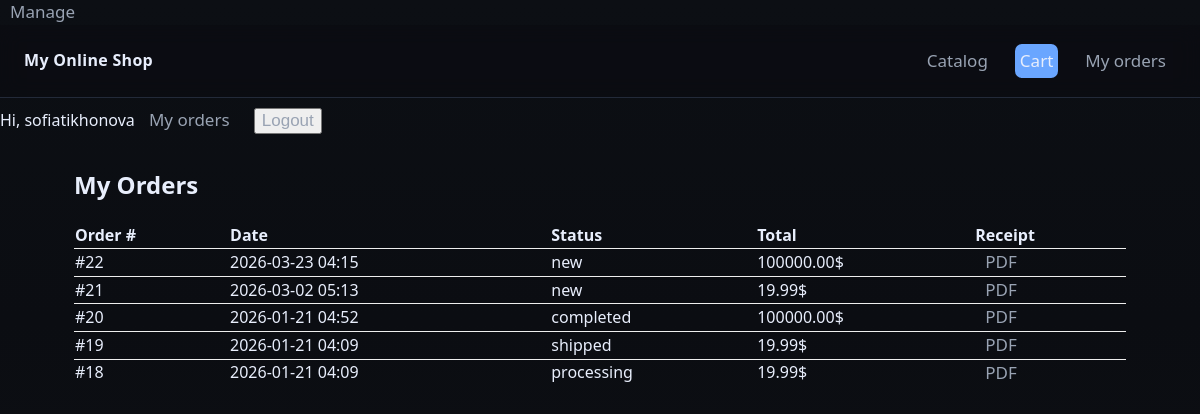
Before: /my/orders/ (signed in) with the older database file.
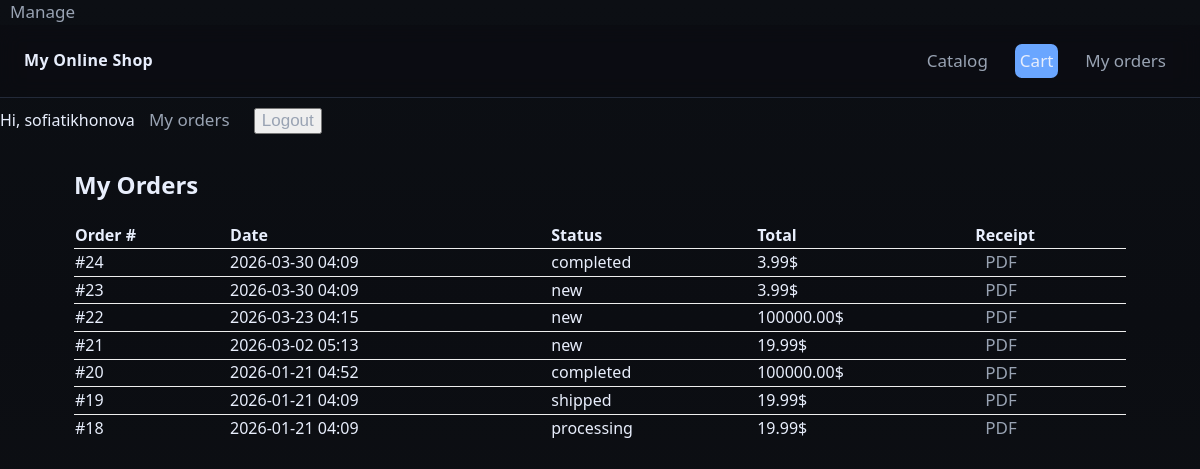
After: the same page with the newer database file.
### shop/models.py (models this page shows, shortened)
class Order(models.Model):
    STATUS_NEW='new'
    STATUS_PROCESSING='processing'
    STATUS_SHIPPED='shipped'
    STATUS_COMPLETED='completed'
    STATUS_CANCELLED='cancelled'
    STATUS_CHOICES=[
        (STATUS_NEW, 'New'),
        (STATUS_PROCESSING, 'Processing'),
        (STATUS_SHIPPED, 'Shipped'),
        (STATUS_COMPLETED, 'Completed'),
        (STATUS_CANCELLED, 'Cancelled'),
    ]
    first_name=models.CharField(max_length=50)
    last_name=models.CharField(max_length=50, blank=True)
    email=models.EmailField()
    address=models.CharField(max_length=50)
    city=models.CharField(max_length=100, blank=True)
    status=models.CharField(
        max_length=20,
        choices=STATUS_CHOICES,
        default=STATUS_NEW,
        db_index=True
    )
    created=models.DateTimeField(default=timezone.now, db_index=True)
    paid=models.BooleanField(default=False)
    payment_id=models.CharField(max_length=100, blank=True)
    user = models.ForeignKey(
        settings.AUTH_USER_MODEL,
        on_delete=models.SET_NULL,
        null=True,
        blank=True,
        related_name="orders"
    )
    class Meta:
        ordering=['-created']
    def get_total_cost(self):
        return sum(item.get_cost() for item in self.items.all())

class OrderItem(models.Model):
    order=models.ForeignKey(Order, related_name='items', on_delete=models.CASCADE)
    product=models.ForeignKey(Product, related_name='order_items', on_delete=models.PROTECT)
    price=models.DecimalField(max_digits=10, decimal_places=2)
    quantity=models.PositiveIntegerField(default=1)
    def get_cost(self):
        return self.price*self.quantity

### shop/views.py (the view)
# urls.py: path("my/orders/", views.my_orders, name="my_orders"),
@login_required
def my_orders(request):
    orders=Order.objects.filter(user=request.user).order_by("-created")
    return render(request, "shop/order/my_orders.html", {"orders": orders})

### shop/templates/shop/order/my_orders.html (shortened to what this page needs)
{%extends "shop/base.html"%}
{%block content%}
<section class="panel">
    <h2 style="margin-top:0">My Orders</h2>
    {%if orders%}
    <table style="width:100%; border-collapse:collapse; margin-top:12px">
        <thead>
            <tr>
                <th align="left">Order #</th>
                <th align="left">Date</th>
                <th align="left">Status</th>
                <th align="left">Total</th>
                <th align="left">Receipt</th>
            </tr>
        </thead>
        <tbody>
            {%for o in orders%}
            <tr style="border-top:1px solid #eee">
                <td>#{{o.id}}</td>
                <td>{{o.created|date:"Y-m-d H:i"}}</td>
                <td>{{o.status}}</td>
                <td>{{o.get_total_cost}}$</td>
                <td><a class="btn" href="{%url 'shop:order_pdf' o.id%}">PDF</a></td>
            </tr>
            {%endfor%}
        </tbody>
    </table>
    {%else%}
    <p class="muted">You have no orders yet.</p>
    {%endif%}
</section>
{%endblock%}

Changed rows visible on the page:
added Order: id "24", created "2026-03-30 04:09", status "completed", get_total_cost "3.99"
added Order: id "23", created "2026-03-30 04:09", status "new", get_total_cost "3.99"
